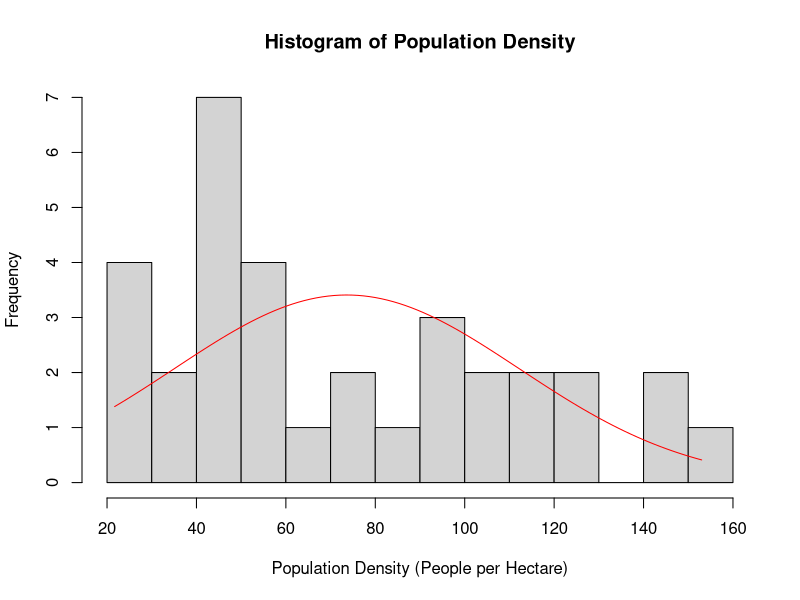
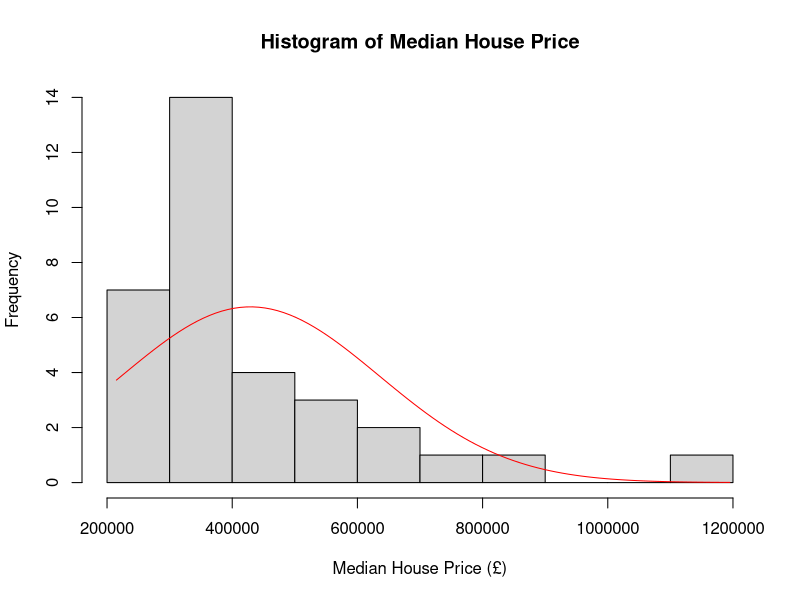
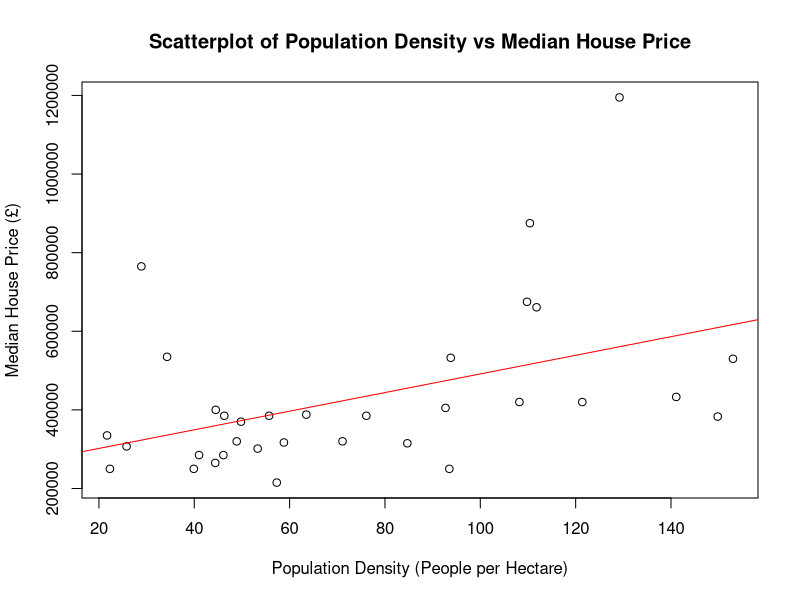

Recreate these plots in R, in order.

#load the dataset
dataset <- read.csv("london-borough-profiles-2016 Data set.csv")
###head(dataset,2)
#remove blank rows and summary rows
ds1 <- subset(dataset, Inner..Outer.London != "") 
# isolate the 4 columns we're interested in. # using https://www.statology.org/r-select-specific-columns/
ds2 <- ds1[c('Area.name','Inner..Outer.London','Population.density..per.hectare..2016','Median.House.Price..2014')]
# rename columns to be shorter and easier to use
names(ds2)[1] <- "Borough"
names(ds2)[2] <- "Location"
names(ds2)[3] <- "Pop_Density"
names(ds2)[4] <- "Avg_House_Price"

# convert character datatype to numeric
ds2$Pop_Density <- as.numeric(ds2$Pop_Density) # using https://www.statology.org/character-to-numeric-in-r/
ds2$Avg_House_Price <- as.numeric(gsub(",", "", ds2$Avg_House_Price, fixed = TRUE)) # using https://data-hacks.com/convert-numbers-comma-separator-numeric-r

# create histograms of the population density and median house prices
# below using https://herts.instructure.com/courses/116567/files/9935080?module_item_id=4380364 (Practical 3 intro to R).
h <- hist(ds2$Pop_Density, breaks = 10, xlab = "Population Density (People per Hectare)", ylab = "Frequency", main = "Histogram of Population Density")
x <- seq(min(ds2$Pop_Density), max(ds2$Pop_Density), length = 100)
y <- dnorm(x, mean = mean(ds2$Pop_Density), sd = sd(ds2$Pop_Density)) * length(ds2$Pop_Density)
box.size <- diff(h$mids[1:2])
y <- y * box.size
lines(x, y, col = "red") 
h <- hist(ds2$Avg_House_Price, breaks = 10, xlab = "Median House Price (£)", ylab = "Frequency", main = "Histogram of Median House Price")
x <- seq(min(ds2$Avg_House_Price), max(ds2$Avg_House_Price), length = 100)
y <- dnorm(x, mean = mean(ds2$Avg_House_Price), sd = sd(ds2$Avg_House_Price)) * length(ds2$Avg_House_Price)
box.size <- diff(h$mids[1:2])
y <- y * box.size
lines(x, y, col = "red")
# in hist(), 'breaks' = number of bars in graph
# frequency (y axis) represents the number of boroughs with that x value / range of x values

# perform statistical analysis
t.test(ds2$Pop_Density ~ ds2$Location) # for normal data. Has to be Location because otherwise get an error saying "grouping factor must have exactly 2 levels"
# 	Welch Two Sample t-test
# data:  ds2$Pop_Density by ds2$Location
# t = 6.7815, df = 17.321, p-value = 2.902e-06
# alternative hypothesis: true difference in means between group Inner London and group Outer London is not equal to 0
# 95 percent confidence interval:
#  42.56847 80.93905
# sample estimates:
# mean in group Inner London mean in group Outer London 
#                  109.16429                   47.41053 
## a test to see whether the means between the two populations (inner/outer London) are equal. 
## in this case, they are not.
wilcox.test(ds2$Pop_Density ~ ds2$Location) # for non-parametric data. Has to be Location because otherwise get an error saying "grouping factor must have exactly 2 levels"
# Wilcoxon rank sum exact test
# data:  ds2$Pop_Density by ds2$Location
# W = 250, p-value = 2.228e-06
# alternative hypothesis: true location shift is not equal to 0
## a test to see if "for randomly selected values X and Y from two populations, the probability of X being greater than Y is equal to the probability of Y being greater than X."
t.test(ds2$Avg_House_Price ~ ds2$Location) # for normal data. Has to be Location because otherwise get an error saying "grouping factor must have exactly 2 levels"
# Welch Two Sample t-test
# data:  ds2$Avg_House_Price by ds2$Location
# t = 3.2914, df = 14.613, p-value = 0.005095
# alternative hypothesis: true difference in means between group Inner London and group Outer London is not equal to 0
# 95 percent confidence interval:
#   80673.84 379117.14
# sample estimates:
#   mean in group Inner London mean in group Outer London 
# 561392.9                   331497.4 
## a test to see whether the means between the two populations (inner/outer London) are equal. 
## in this case, they are not.
wilcox.test(ds2$Avg_House_Price ~ ds2$Location) # for non-parametric data. Has to be Location because otherwise get an error saying "grouping factor must have exactly 2 levels"
# Wilcoxon rank sum test with continuity correction
# data:  ds2$Avg_House_Price by ds2$Location
# W = 226, p-value = 0.0007457
# alternative hypothesis: true location shift is not equal to 0
## a test to see if "for randomly selected values X and Y from two populations, the probability of X being greater than Y is equal to the probability of Y being greater than X."

# comment multiple lines at once by highlighting text, then ctrl + shift + C. using https://www.statology.org/r-multiline-comment/
# info on tests using https://en.wikipedia.org/wiki/Welch's_t-test and https://en.wikipedia.org/wiki/Mann–Whitney_U_test

# correlation test
cor.test(ds2$Pop_Density, ds2$Avg_House_Price)
# Pearson's product-moment correlation
# data:  ds2$Pop_Density and ds2$Avg_House_Price
# t = 2.7578, df = 31, p-value = 0.009668
# alternative hypothesis: true correlation is not equal to 0
# 95 percent confidence interval:
#  0.1186246 0.6830788
# sample estimates:
#       cor 
# 0.4438576 
cor.test(ds2$Pop_Density, ds2$Avg_House_Price, method="spearman")
# Spearman's rank correlation rho
# data:  ds2$Pop_Density and ds2$Avg_House_Price
# S = 2998.5, p-value = 0.003122
# alternative hypothesis: true rho is not equal to 0
# sample estimates:
#      rho 
# 0.498913

## for all above tests, the p value was less than 0.05 so we can reject the null hypothesis that the median house prices and population densities are consistent between inner and outer London

# plotting a scatter graph of population density against median house price
plot(ds2$Pop_Density, ds2$Avg_House_Price, xlab = "Population Density (People per Hectare)", ylab = "Median House Price (£)", main = "Scatterplot of Population Density vs Median House Price")
abline(lm(Avg_House_Price ~ Pop_Density, data = ds2), col = "red") # Add a trend line





